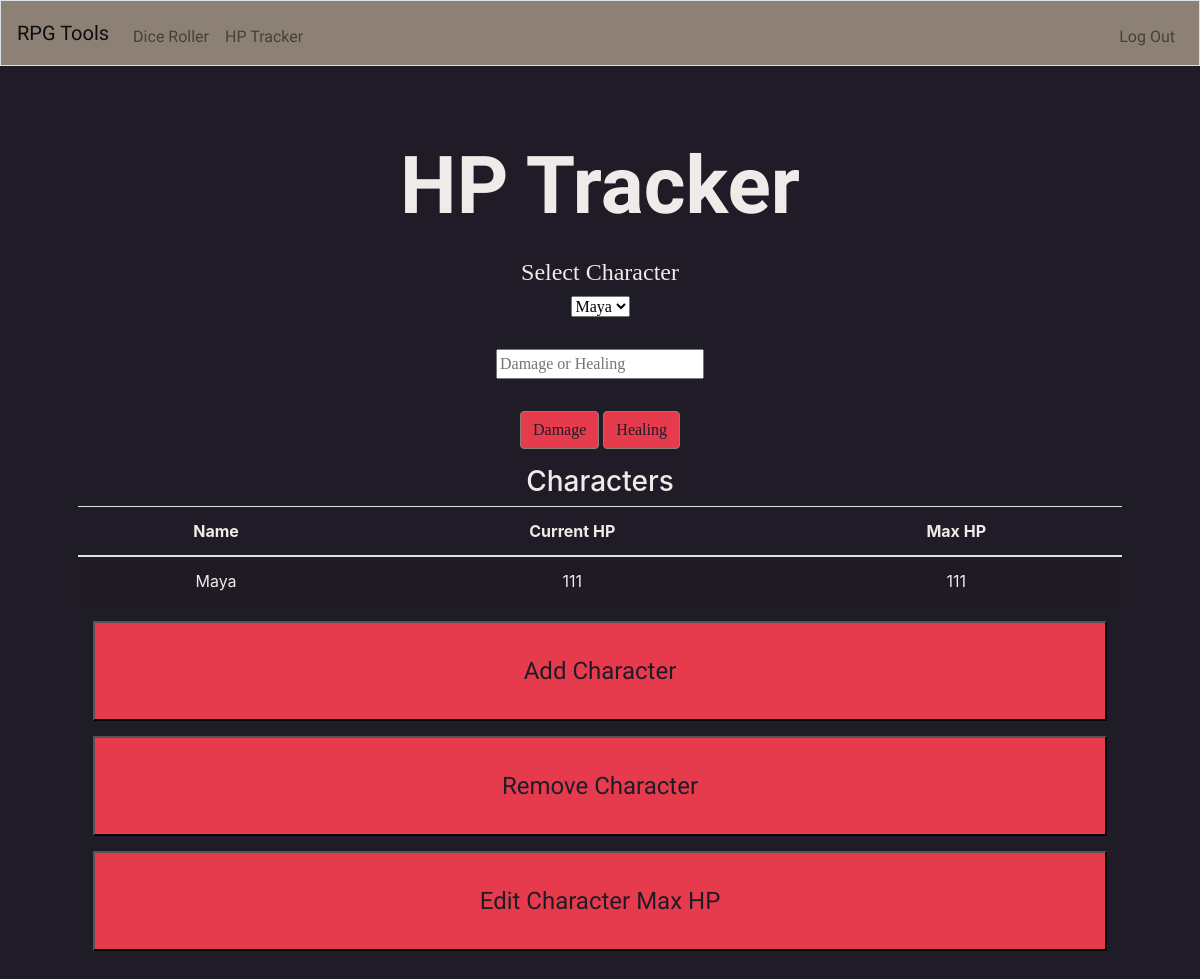
The page /hp (signed in) on the database as committed earlier.
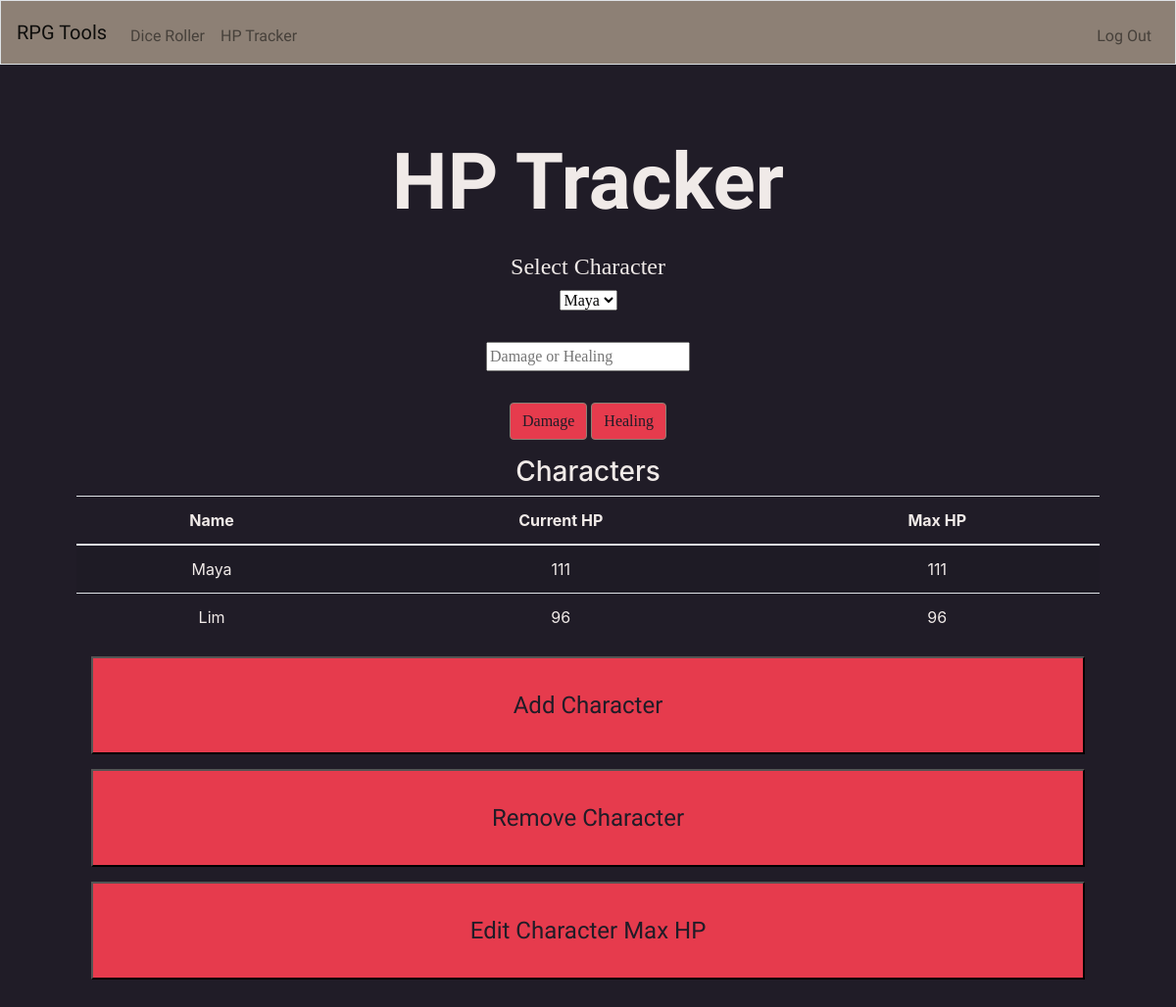
The same page on the database as committed later.
### tables this page shows
CREATE TABLE 'characters' ('char_id' INTEGER PRIMARY KEY AUTOINCREMENT NOT NULL, 'name' TEXT NOT NULL, 'current' INTEGER NOT NULL, 'max' INTEGER NOT NULL, 'user_id' INTEGER NOT NULL);

### app.py (the view, shortened to what this page needs)
@app.route("/hp", methods=["GET", "POST"])
@login_required
def hp():
    if request.method == 'GET':
        charlist = []
        userid = session['user_id']
        characters = db.execute("SELECT name, current, max FROM characters WHERE user_id = :id", id = userid)
        if characters == None:
            print("no characters for this user")
            return render_template("hp.html", characters = characters)
        else:
            for character in characters:
                charinfo = {"name": character['name'],
                            "current": character['current'],
                            "max": character['max']
                }
                charlist.append(charinfo)
            return render_template("hp.html", charlist=charlist)

### app.py (called while the page is built)
@app.after_request
def after_request(response):
    response.headers["Cache-Control"] = "no-cache, no-store, must-revalidate"
    response.headers["Expires"] = 0
    response.headers["Pragma"] = "no-cache"
    return response

### helpers.py (called while the page is built)
def login_required(f):
    @wraps(f)
    def decorated_function(*args, **kwargs):
        if session.get("user_id") is None:
            return redirect("/login")
        return f(*args, **kwargs)
    return decorated_function

### templates/hp.html (shortened to what this page needs)
{% extends "layout.html" %}
{% block main %}
    <div class="pb-2 mt-4 mb-2">
      <h1 id="login-header">HP Tracker</h1>
    </div>
    <form name="chars" class="form-group" action="/hp" method="POST">
      <div class="form-group">
        <h4>Select Character</h4>
        <select class="form-group" name="character">
          {% for char in charlist %}
          <option value="{{ char.name }}">{{ char.name }}</option>
          {% endfor %}
        </select>
      </div>
      <div class="form-group">
        <input class="form-group" name="hpmod" type="number"
                                                    placeholder="Damage or Healing" min="0">
      </div>
      <div>
      <button class="btn btn-primary" name="button" value="damage">Damage</button>
      <button class="btn btn-primary" name="button" value="healing">Healing</button>
      </div>
    </form>
    <h3>Characters</h3>
    <table class="table table-striped">
      <thead>
        <tr>
          <th>Name</th>
          <th>Current HP</th>
          <th>Max HP</th>
        </tr>
      </thead>
      {% for char in charlist %}
        <tr>
          <td>{{ char.name }}</td>
          <td>{{ char.current }}</td>
          <td>{{ char.max }}</td>
        </tr>
      {% endfor %}
    </table>
    <div class="container-fluid">
      <button id="newchar" class="btn-block" onclick="location = '/add'" >Add Character</button>
    </div>
    <div class="container-fluid">
      <button id="removechar" class="btn-block" onclick="location = '/remove'">Remove Character</button>
    </div>
    <div class="container-fluid">
      <button id="editchar" class="btn-block" onclick="location = '/edit'">Edit
        Character Max HP</button>
    </div>
{% endblock %}

### templates/layout.html (shortened to what this page needs)
<!DOCTYPE html>
<hmtl lang="en">
    <head>
        <link href="https://maxcdn.bootstrapcdn.com/bootstrap/4.1.3/css/bootstrap.min.css" rel="stylesheet">
        <link href="/static/styles.css" rel="stylesheet">
    </head>
    <body>
        <nav class="navbar navbar-expand-md navbar-light border" id=nav>
            <a class="navbar-brand" href="/">RPG Tools</a>
            <div class="collapse navbar-collapse" id="navbar">
                {% if session.user_id %}
                    <ul class="navbar-nav mr-auto mt-2">
                        <li class="nav-item"><a class="nav-link" href="/dice">Dice Roller</a></li>
                        <li class="nav-item"><a class="nav-link" href="/hp">HP Tracker</a></li>
                    </ul>
                    <ul class="navbar-nav ml-auto mt-2">
                        <li class="nav-item"><a class="nav-link" href="/logout">Log Out</a></li>
                    </ul>
                {% endif %}
            </div>
        </nav>
        <main class="container p-5">
            {% block main %}{% endblock %}
        </main>
    </body>
</hmtl>

### static/styles.css (style rules this page uses)
body { margin: 0; background-color: #201c27; }
main { overflow-x: auto; margin: 0; text-align: center; color: #f0eae8; background-color: #201c27; }
.form-group { font-family: 'work-sans'; }
.btn-block { padding: 30px; margin-top: 15px; color: #201c27; background-color: #e63b4d; font-family: 'Work Sans'; font-size: x-large; }
.btn-primary { background-color: #e63b4d; color: #201c27; border-color: #8d8075; }
#login-header { font-family: 'Catamaran', sans-serif; font-size: 5em; font-weight: 700; }
#nav { background-color: #8d8075; }
.navbar-brand { color: #201c27; font-family: 'Catamaran'; }
.nav-link { color: #201c27; font-family: 'Catamaran'; }

Rows that differ between the two databases and show on the page:
added characters: name "Lim", current "96", max "96"
